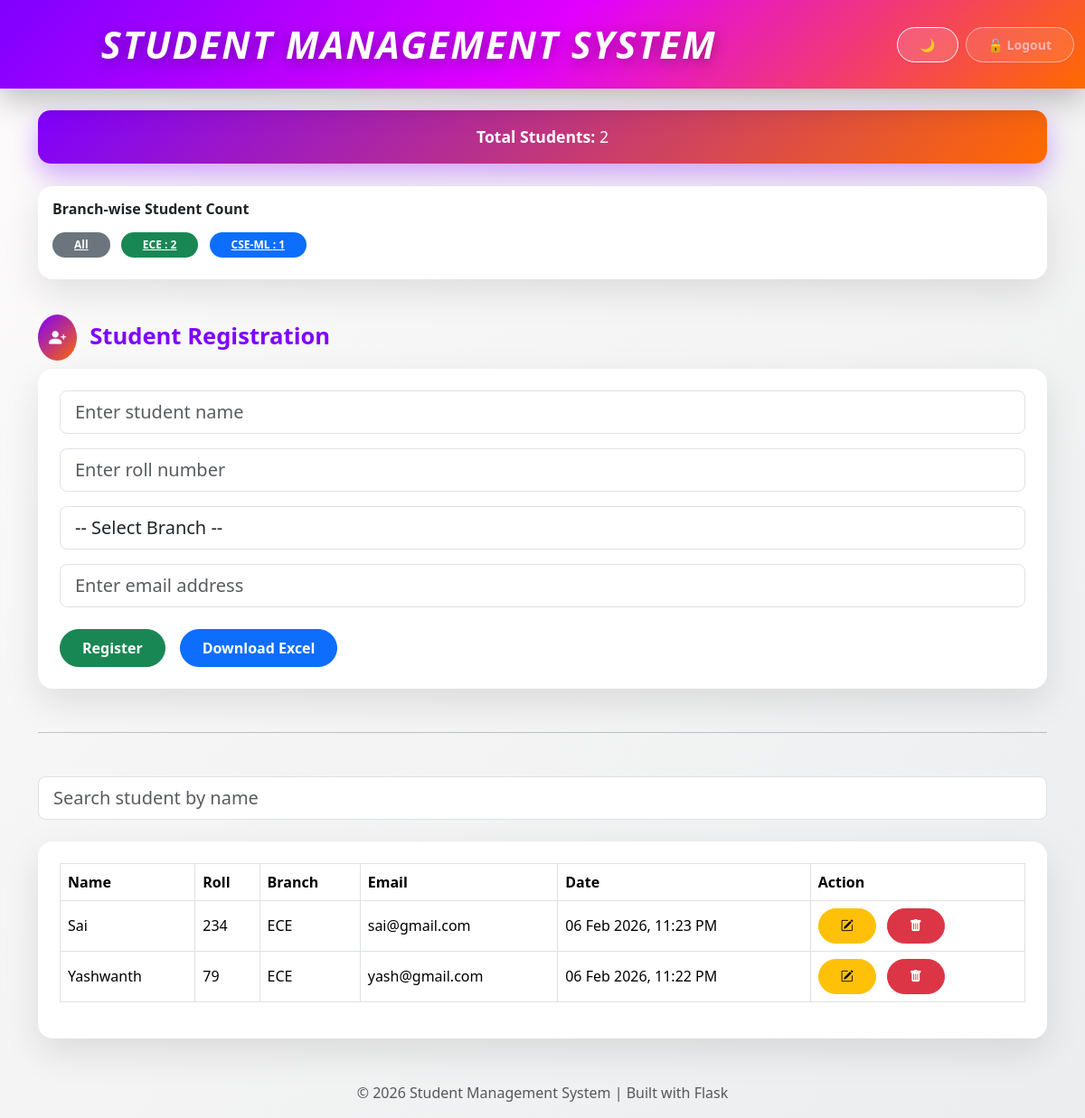
/?branch=ECE (signed in), run on the app's committed database.
### app.py (models this page shows)
class Student(db.Model):
    id = db.Column(db.Integer, primary_key=True)
    name = db.Column(db.String(100), nullable=False)
    roll = db.Column(db.String(50), unique=True, nullable=False)
    branch = db.Column(db.String(100), nullable=False)
    email = db.Column(db.String(100), unique=True, nullable=False)
    created_at = db.Column(db.DateTime, default=datetime.now)

### app.py (the view, shortened to what this page needs)
@app.route("/", methods=["GET", "POST"])
def index():
    if not session.get("logged_in"):
        return redirect(url_for("login"))
    search = request.args.get("search")
    selected_branch = request.args.get("branch")
    query = Student.query
    if search:
        query = query.filter(Student.name.ilike(f"%{search}%"))
    if selected_branch:
        query = query.filter_by(branch=selected_branch)
    students = query.order_by(Student.created_at.desc()).all()
    all_students = Student.query.all()
    branch_counts = {}
    for s in all_students:
        branch_counts[s.branch] = branch_counts.get(s.branch, 0) + 1
    return render_template(
        "index.html",
        students=students,
        branch_counts=branch_counts,
        selected_branch=selected_branch
    )

### templates/index.html (shortened to what this page needs)
{% extends "base.html" %}
{% block content %}
<div class="stats-card text-center">
  <strong>Total Students:</strong> {{ students|length }}
</div>
<div class="card mb-5">
  <div class="card-body">
    <h6 class="fw-bold mb-3">Branch-wise Student Count</h6>
    <a href="{{ url_for('index') }}"
       class="badge rounded-pill me-2 mb-2 px-4 py-2
       {% if not selected_branch %} bg-dark {% else %} bg-secondary {% endif %}">
      All
    </a>
    {% for branch, count in branch_counts.items() %}
      <a href="{{ url_for('index', branch=branch) }}"
         class="badge rounded-pill me-2 mb-2 px-4 py-2
         {% if selected_branch == branch %} bg-success {% else %} bg-primary {% endif %}">
        {{ branch }} : {{ count }}
      </a>
    {% endfor %}
  </div>
</div>
<h3 class="section-title">
  <span class="icon-box">
    <i class="bi bi-person-plus-fill"></i>
  </span>
  Student Registration
</h3>
<div class="card mb-5">
  <div class="card-body p-4">
    <form method="POST">
      <div class="mb-3">
        <input class="form-control form-control-lg"
               name="name"
               placeholder="Enter student name"
               required autofocus>
      </div>
      <div class="mb-3">
        <input class="form-control form-control-lg"
               name="roll"
               placeholder="Enter roll number"
               required>
      </div>
      <div class="mb-3">
        <select class="form-control form-control-lg" name="branch" required>
          <option value="">-- Select Branch --</option>
        </select>
      </div>
      <div class="mb-4">
        <input class="form-control form-control-lg"
               name="email"
               type="email"
               placeholder="Enter email address"
               required>
      </div>
      <div class="d-flex flex-wrap gap-3">
        <button id="registerBtn"
                class="btn btn-success"
                onclick="showLoading(this)">
          Register
        </button>
        <a href="/download" class="btn btn-primary">
          Download Excel
        </a>
      </div>
    </form>
  </div>
</div>
<hr class="my-5">
<form method="GET" class="mb-4">
  <input class="form-control form-control-lg"
         name="search"
         placeholder="Search student by name">
</form>
<div class="card">
  <div class="card-body p-4">
    <div class="table-responsive">
      <table class="table table-bordered align-middle">
        <thead>
          <tr>
            <th>Name</th>
            <th>Roll</th>
            <th>Branch</th>
            <th>Email</th>
            <th>Date</th>
            <th>Action</th>
          </tr>
        </thead>
        <tbody>
        {% if students|length == 0 %}
          <tr>
            <td colspan="6" class="text-center text-muted py-4">
              No students found
            </td>
          </tr>
        {% else %}
          {% for s in students %}
          <tr>
            <td>{{ s.name }}</td>
            <td>{{ s.roll }}</td>
            <td>{{ s.branch }}</td>
            <td>{{ s.email }}</td>
            <td>{{ s.created_at.strftime("%d %b %Y, %I:%M %p") }}</td>
            <td>
              <a href="/edit/{{ s.id }}"
                 class="btn btn-warning btn-sm me-2">
                <i class="bi bi-pencil-square"></i>
              </a>
              <a href="/delete/{{ s.id }}"
                 onclick="return confirm('Are you sure you want to delete this student?')"
                 class="btn btn-danger btn-sm">
                <i class="bi bi-trash-fill"></i>
              </a>
            </td>
          </tr>
          {% endfor %}
        {% endif %}
        </tbody>
      </table>
    </div>
  </div>
</div>
{% endblock %}

### static/style.css (style rules this page uses)
html, body { min-height: 100%; font-family: "Segoe UI", "Poppins", sans-serif; }
body { background: linear-gradient(135deg, #fdfbfb, #ebedee); color: #1f2937; transition: all 0.3s ease; }
.section-title { display: flex; align-items: center; font-size: 1.6rem; font-weight: 700; color: #7f00ff; margin: 30px 0 20px; }
.section-title i { margin-right: 14px; background: linear-gradient(135deg, #7f00ff, #ff6a00); color: white; padding: 12px; border-radius: 50%; font-size: 1.2rem; }
.stats-card { background: linear-gradient(135deg, #7f00ff, #ff6a00); color: white; padding: 16px 20px; border-radius: 14px; font-size: 1.1rem; box-shadow: 0 12px 30px rgba(127,0,255,0.35); margin-bottom: 25px; }
.card { background: #ffffff; border-radius: 16px; border: none; box-shadow: 0 15px 40px rgba(0,0,0,0.1); animation: fadeUp 0.6s ease; }
.btn { border-radius: 30px; font-weight: 600; padding: 8px 24px; }

### data on the page
Student: branch "ECE", count "2", name "Yashwanth", roll "79", email "yash@gmail.com", created_at "06 Feb 2026, 11:22 PM"
Student: branch "CSE-ML", count "1"
Student: name "Sai", roll "234", branch "ECE", email "sai@gmail.com", created_at "06 Feb 2026, 11:23 PM"

### other printed values
{{ students|length }} "2"
